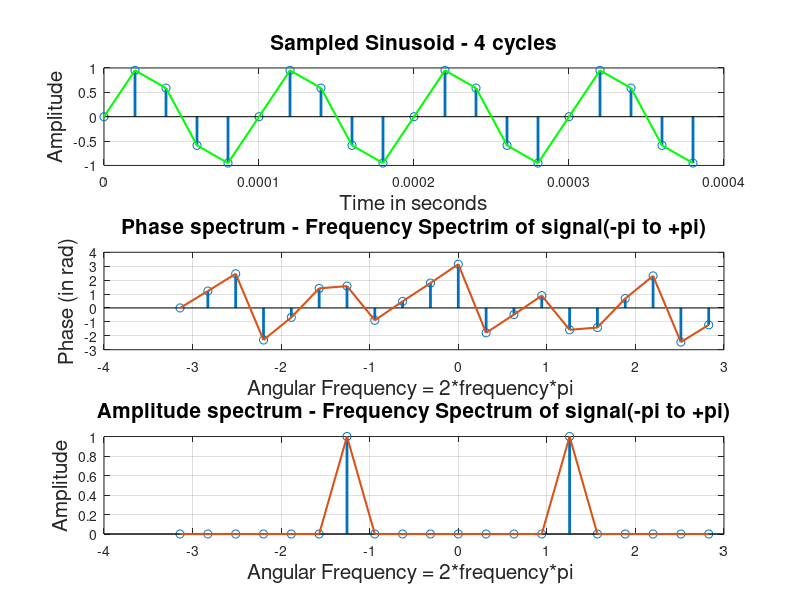

Write MATLAB code to recreate this figure.
% Code for input x[n] sinusoid creation 
clear
F = 10000;        % Sinusoid frequency ( Hz - Cycles/ second)
Fs = 100000;      % Sampling Frequency ( Hz -Samples/ second )
n = 4*Fs/F;       % 4(no. of cycles)* (no. of samples/cycle)  =40

t2 = 0:n-1;       %tiime axis with samples taken at 0,1,...39 = 40 samples
x_n2 = sin(2*pi*t2*F/Fs);   % input sinusoid
x_n2 = downsample(x_n2,2);  % Downsampling Signal by factor of 2
t2 = 0:n/2-1;               %redefining time axis for downsampled signal
fft_x_n2 = fft(x_n2)/length(x_n2)*2;
%finding the fft, normalising value for correct amplitude range
fft_x_n2 = fftshift(fft_x_n2);
% shifting fft to make it symmetric about 0 
Freq = ((-n/4:((n/4)-1))/(n/2))*2*pi;

figure
subplot(3,1,1)
stem(t2/(Fs/2),x_n2,'linewidth',2)
title("Sampled Sinusoid - 4 cycles",'FontSize',15);
xlabel("Time in seconds",'FontSize',15);
ylabel("Amplitude",'FontSize',15);
hold on 
plot(t2/(Fs/2),x_n2,'-g','linewidth',1.5)
grid on 
subplot(3,1,2)
stem(Freq,angle(fft_x_n2),'linewidth',2);
title("Phase spectrum - Frequency Spectrim of signal(-\pi to +\pi)",'FontSize',15);
xlabel("Angular Frequency = 2*frequency*\pi ",'FontSize',15);
ylabel("Phase (in rad)",'FontSize',15);
hold on 
plot(Freq,angle(fft_x_n2),'linewidth',1.5);
grid on
subplot(3,1,3)
stem(Freq,abs(fft_x_n2),'linewidth',2);
title("Amplitude spectrum - Frequency Spectrum of signal(-\pi to +\pi)",'FontSize',15);
xlabel("Angular Frequency = 2*frequency*\pi ",'FontSize',15);
ylabel("Amplitude",'FontSize',15);
hold on
plot(Freq,abs(fft_x_n2),'linewidth',1.5);
grid on 